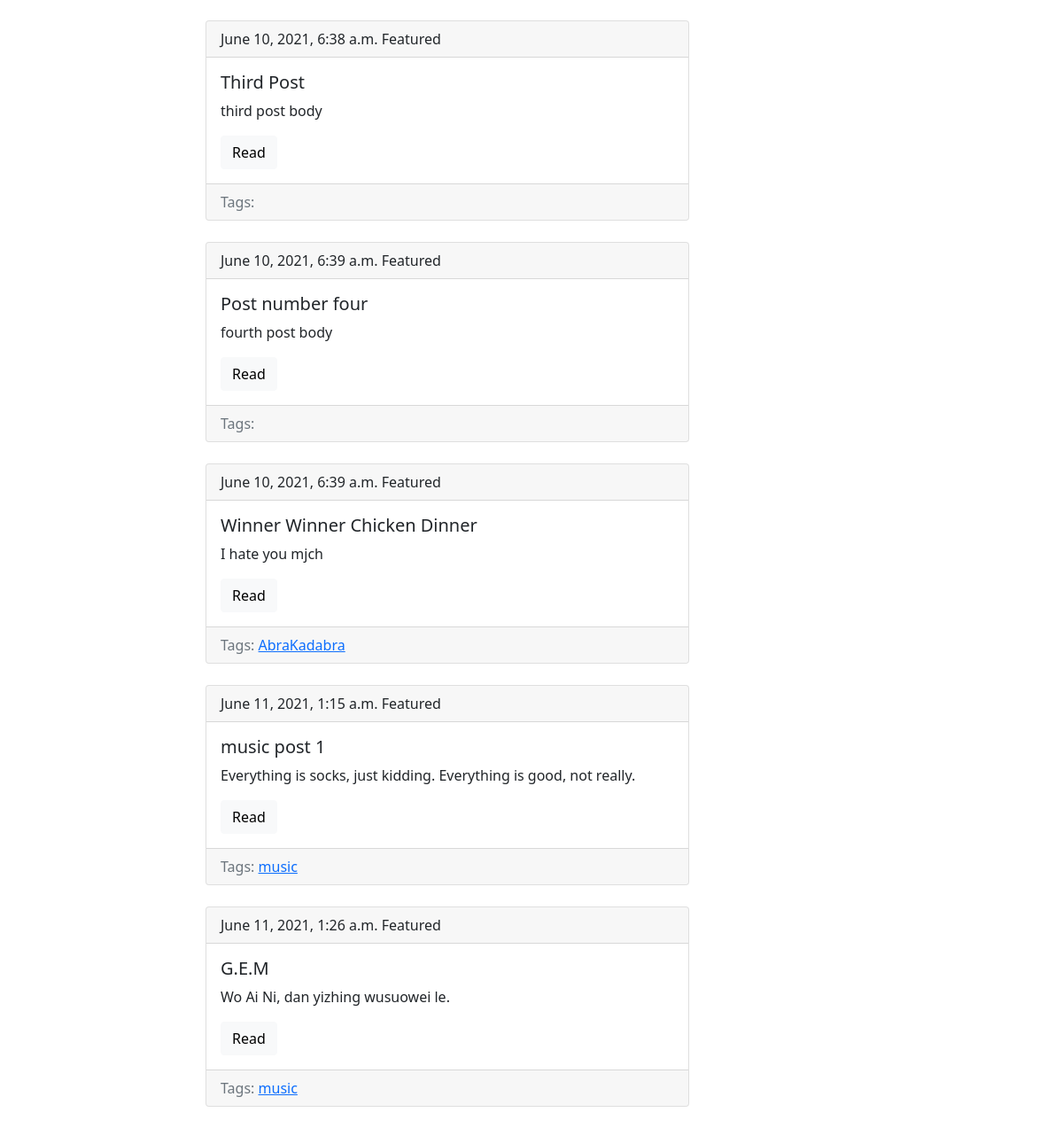
Page /blog/ (lower part) on the earlier database version.
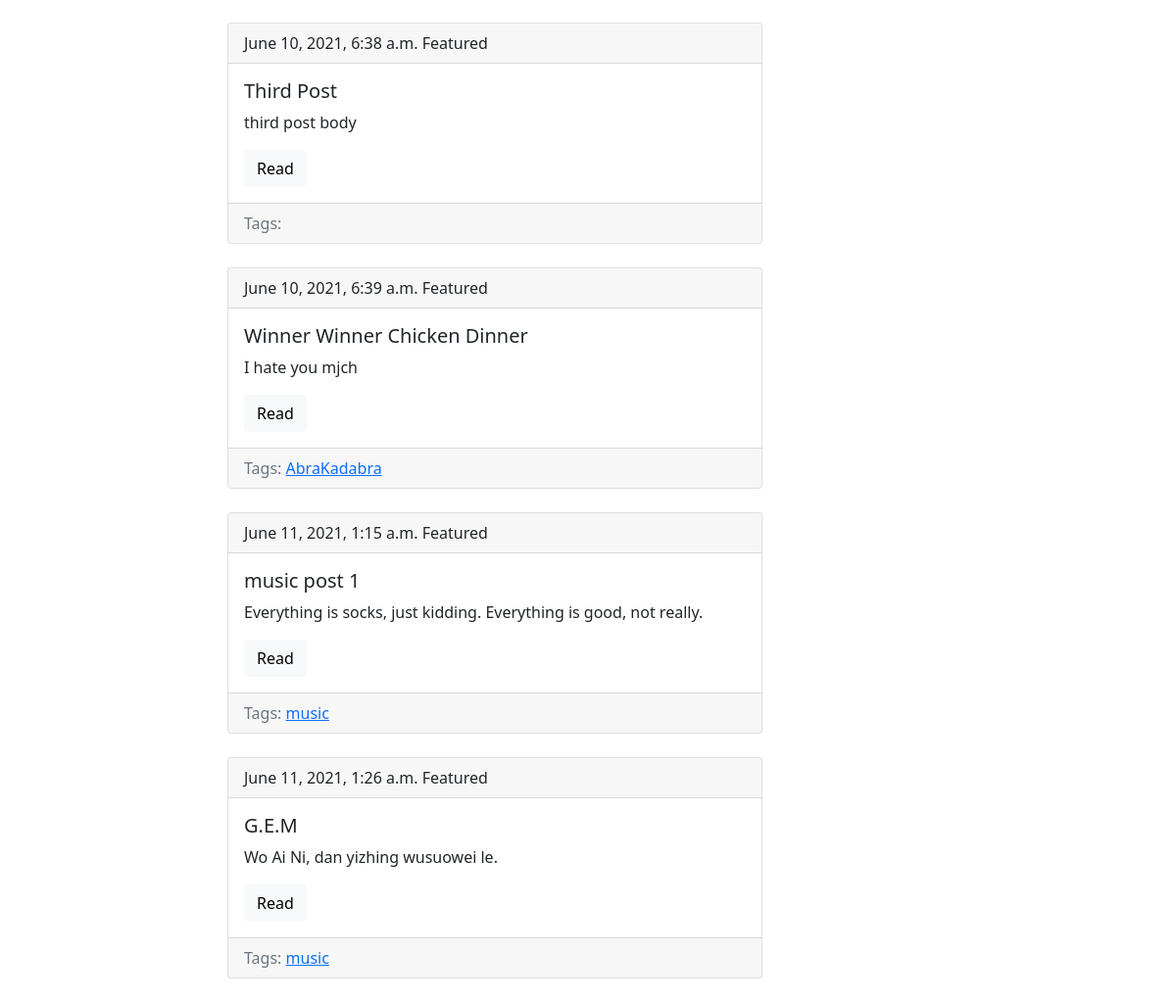
Same page on the later database version.
### blog/models.py (models this page shows, shortened)
class Post(models.Model):
    title = models.CharField(max_length=150, db_index=True)
    slug = models.SlugField(max_length=150, blank=True, unique=True)
    body = models.TextField(blank=True, db_index=True)
    tags = models.ManyToManyField('Tag', blank=True, related_name='posts')
    date_pub = models.DateTimeField(auto_now_add=True)
    def get_absolute_url(self):
        return reverse('post_detail_url', kwargs={'slug': self.slug})

class Tag(models.Model):
    title = models.CharField(max_length=50)
    slug = models.SlugField(max_length=50, unique=True)
    def get_absolute_url(self):
        return reverse('tag_detail_url', kwargs={'slug': self.slug})

### blog/views.py (the view)
# urls.py: path('', posts_list, name='posts_list_url'),
def posts_list(request):
    posts = Post.objects.all()
    return render(request, 'blog/index.html', context={'posts': posts})

### blog/templates/blog/index.html (shortened to what this page needs)
{% extends 'blog/base_blog.html' %}
{% block content %}
    {% for post in posts %}
        {% include 'blog/includes/post_card_template.html' %}
    {% endfor %}
{% endblock %}

### blog/templates/blog/includes/post_card_template.html
<div class="card mb-4">
    <div class="card-header">
        {{ post.date_pub }}
      Featured
    </div>
    <div class="card-body">
      <h5 class="card-title">{{ post.title }}</h5>
      <p class="card-text">{{ post.body|truncatewords:15 }}</p>
      <a href="{{ post.get_absolute_url }}" class="btn btn-light">Read</a>
    </div>
    <div class="card-footer text-muted">
        Tags:
        {% for tag in post.tags.all %}
            <a href="{{ tag.get_absolute_url }}">{{ tag.title }}</a>
        {% endfor %}
    </div>
</div>

Differences in the rows shown:
removed Post: date_pub "June 10, 2021, 6:39 a.m.", title "Post number four", body "fourth post body"
